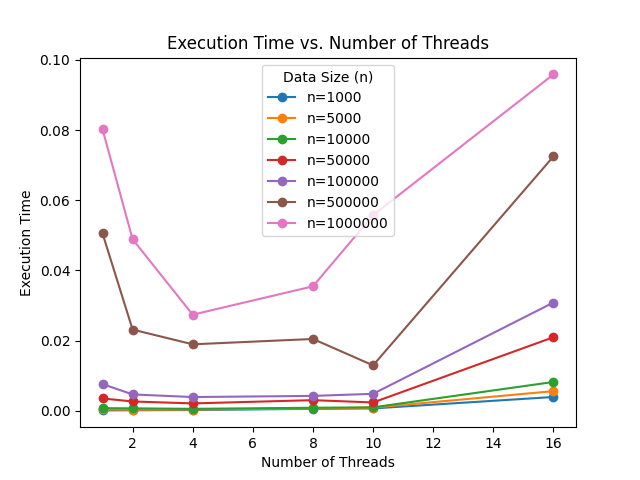

The script that drew this image:
import pandas as pd
import matplotlib.pyplot as plt
import os
from mpl_toolkits.mplot3d import Axes3D
import numpy as np

script_dir = os.path.dirname(os.path.abspath(__file__))

# 读取 Excel 文件
file_path = os.path.join(script_dir, './excels/PSRS_MPI.xlsx')
df = pd.read_excel(file_path)

# 绘制图表
fig, ax = plt.subplots()
for col in df.columns[1:]:
    ax.plot(df['n/thread'], df[col], marker='o', label=f'n={col}')


 
ax.set_yscale('log')  

ax.set_xlabel('Number of Threads')
ax.set_ylabel('Execution Time')
ax.set_title('Execution Time vs. Number of Threads')
ax.legend(title='Data Size (n)')

plt.show()       

# 绘制图表
fig, ax = plt.subplots()
for col in df.columns[1:]:
    ax.plot(df['n/thread'], df[col], marker='o', label=f'n={col}')

ax.set_xlabel('Number of Threads')
ax.set_ylabel('Execution Time')
ax.set_title('Execution Time vs. Number of Threads')
ax.legend(title='Data Size (n)')

plt.show()


ax.set_yscale('log')

ax.set_xlabel('Number of Threads')
ax.set_ylabel('Execution Time')
ax.set_title('Execution Time vs. Number of Threads')
ax.legend(title='Data Size (n)')

plt.show()

fig_3d = plt.figure()
ax_3d = fig_3d.add_subplot(111, projection='3d')

# 遍历数据，为每个数据点绘制散点图
for col in df.columns[1:]:
    ax_3d.scatter(df['n/thread'], [int(col)] * len(df), df[col], label=f'n={col}')

ax_3d.set_xlabel('Number of Threads')
ax_3d.set_ylabel('Data Size (n)')
ax_3d.set_zlabel('Execution Time')
ax_3d.set_title('Execution Time vs. Number of Threads and Data Size')

ax_3d.legend()

plt.show()
